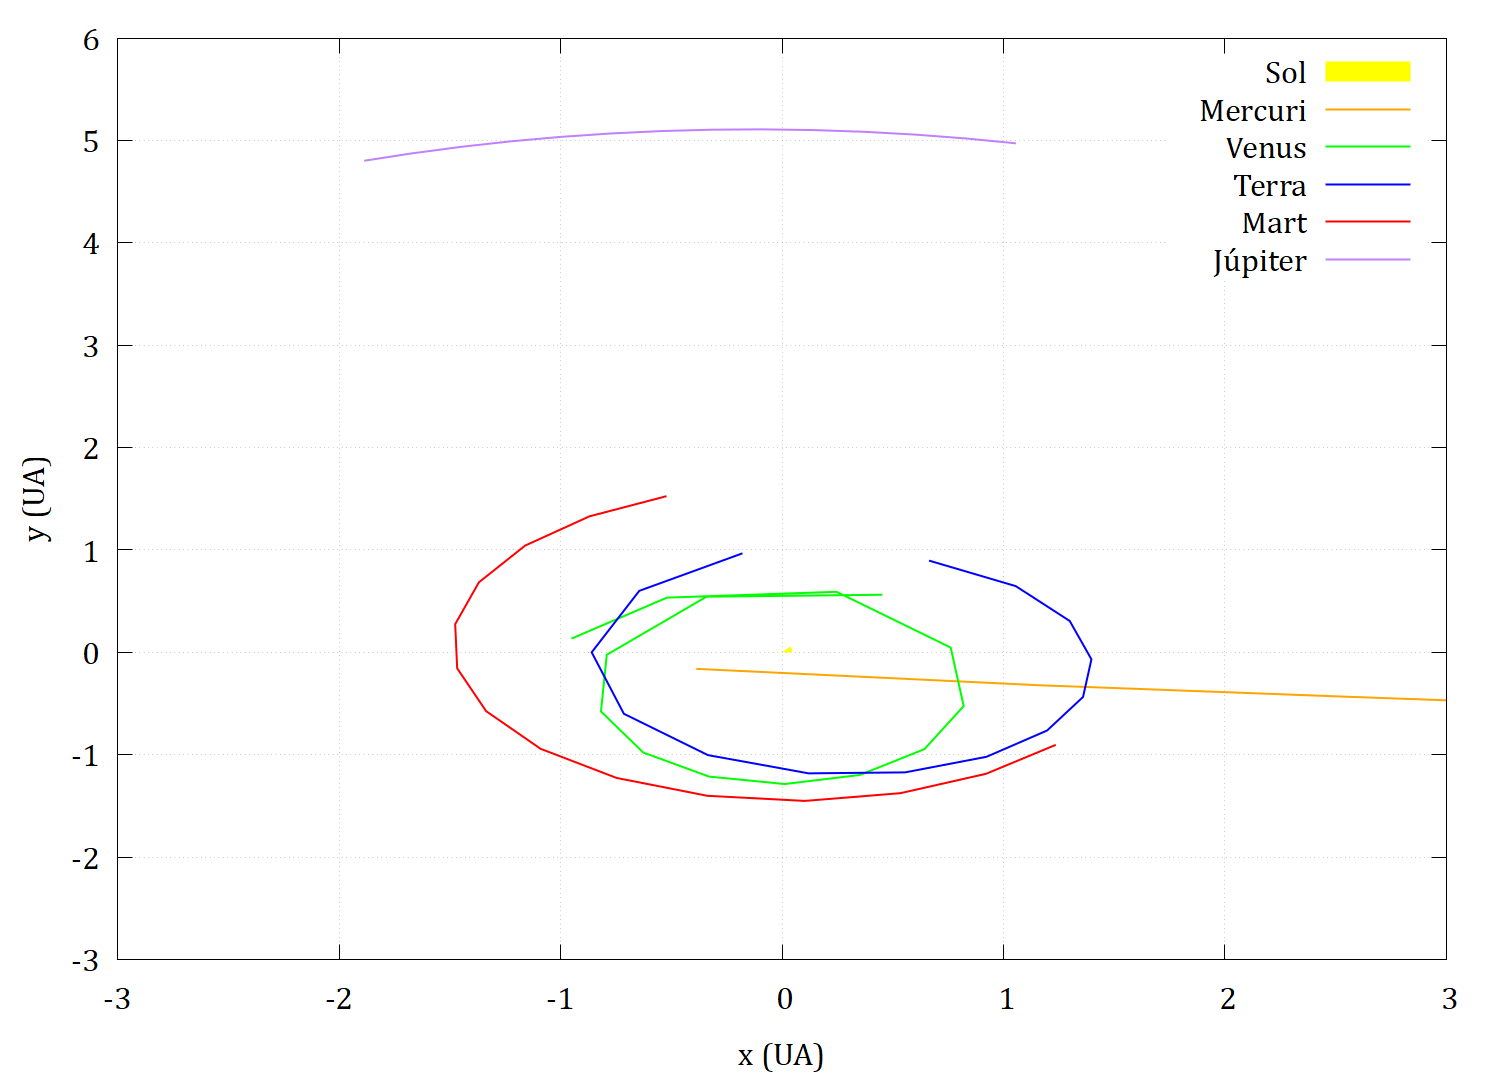

Write the gnuplot code that produced this figure.
set terminal pngcairo enhanced size 1500,1080 font "Cambria, 24"
set output "orbites_euler_1_d1mes.png" 

set xlabel "x (UA)"
set ylabel "y (UA)"
set xrange [-3:3]
set yrange [-3:6]
set grid


plot "sol_1_d1mes.dat" with lines lw 20 lc rgb "yellow" title "Sol", \
     "mercuri_1_d1mes.dat" with lines lw 2 lc rgb "orange" title "Mercuri", \
     "venus_1_d1mes.dat" with lines lw 2 lc rgb "green" title "Venus", \
     "terra_1_d1mes.dat" with lines lw 2 lc rgb "blue" title "Terra", \
     "mart_1_d1mes.dat" with lines lw 2 lc rgb "red" title "Mart", \
     "jupiter_1_d1mes.dat" with lines lw 2 lc rgb "purple" title "Júpiter"

set output
